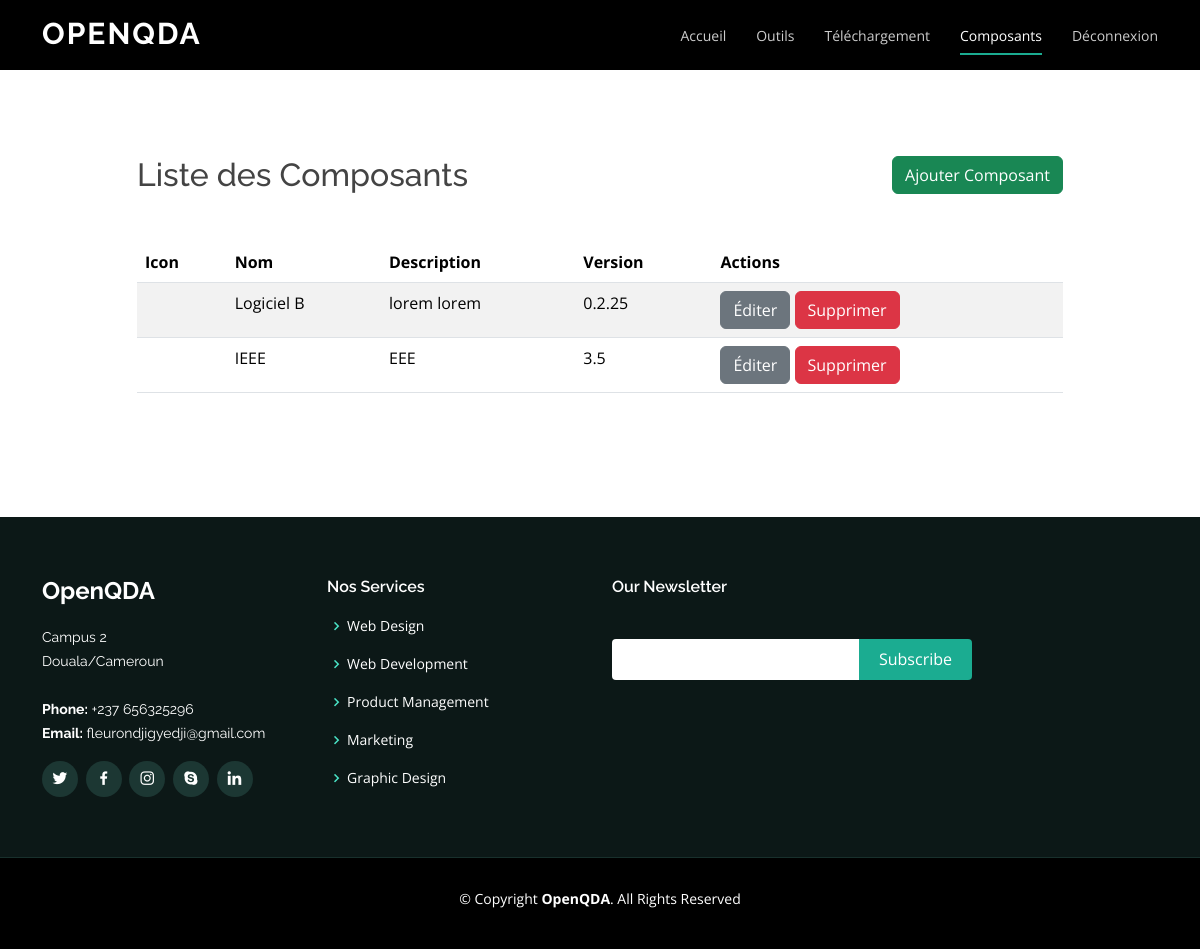
/composants_list (signed in), run on the app's committed database.
### schema2.py (models this page shows)
class Composant(db.Model):
    __tablename__ = 'composants'
    id = db.Column(db.Integer, primary_key=True)
    icon = db.Column(db.String, nullable=False)
    nom = db.Column(db.String, nullable=False)
    desc = db.Column(db.Text, nullable=False)
    type = db.Column(db.String, nullable=True)
    version = db.Column(db.String, nullable=False)
    payant = db.Column(db.Boolean, nullable=False)
    prix = db.Column(db.Integer, nullable=True)
    created_at = db.Column(db.DateTime(timezone=True),
                           server_default=func.now())
    chemin_setup = db.Column(db.String, nullable=True)
    utilisateurs = db.relationship('Utilisateur', secondary=avis_table, backref=db.backref('composants_avis', lazy='dynamic'))
    id_utilisateur = db.Column(db.Integer, db.ForeignKey('utilisateurs.id'))
    auteur = db.relationship('Utilisateur', backref=db.backref('composants'), lazy=True)

### routes2.py (the view)
@app.route('/composants_list')
@login_required
def composants_list():
    if 'D' != current_user.type:
        return redirect(url_for('outils'))
    composants = sch.Composant.query.filter_by(id_utilisateur=current_user.id).all()
    return render_template('composants_list.html', composants=composants)

### config2.py (called while the page is built)
@login_manager.user_loader
def load_user(user_id):
    return Utilisateur.query.get(int(user_id))

### routes2.py (called while the page is built)
@app.teardown_request
def shutdown_session(exception=None):
    db.session.remove()

### templates/composants_list.html (shortened to what this page needs)
<!DOCTYPE html>
<html lang="en">
<head>
  <link href="{{ url_for('static', filename='vendor/aos/aos.css') }}" rel="stylesheet">
  <link href="{{ url_for('static', filename='vendor/bootstrap/css/bootstrap.min.css') }}" rel="stylesheet">
  <link href="{{ url_for('static', filename='vendor/bootstrap-icons/bootstrap-icons.css') }}" rel="stylesheet">
  <link href="{{ url_for('static', filename='vendor/boxicons/css/boxicons.min.css') }}" rel="stylesheet">
  <link href="{{ url_for('static', filename='vendor/glightbox/css/glightbox.min.css') }}" rel="stylesheet">
  <link href="{{ url_for('static', filename='vendor/swiper/swiper-bundle.min.css') }}" rel="stylesheet">
  <link href="{{ url_for('static', filename='css/style.css') }}" rel="stylesheet">
</head>
<body>
  <header id="header" class="fixed-top d-flex align-items-center">
    <div class="container d-flex justify-content-between">
      <div class="logo">
        <h1><a href="{{ url_for('temp', page='index') }}">OpenQDA</a></h1>
      </div>
      {% include 'nav.html' %}
    </div>
  </header>
  <main id="main">
<section id="contact" class="contact">
    <div class=" mt-5 container">
        <div class="row mt-5 mb-5 justify-content-center " data-aos="fade-up">
          <div class="mt-5 col-lg-10">
            <a href="{{ url_for('composants_ajouter') }}" class="btn btn-success mb-5 float-end">Ajouter Composant</a>
            <h2>Liste des Composants</h2>
            <div class="mt-5 table-responsive">
              <table class="table table-striped">
                <thead>
                  <tr>
                    <th>Icon</th>
                    <th>Nom</th>
                    <th>Description</th>
                    <th>Version</th>
                    <th>Actions</th>
                  </tr>
                </thead>
                <tbody>
                  {% for composant in composants %}
                  <tr>
                    <td><i class="{{ composant.icon }}"></i></td>
                    <td>{{ composant.nom }}</td>
                    <td>{{ composant.desc }}</td>
                    <td>{{ composant.version }}</td>
                    <td>
                      <a href="{{ url_for('editer_composant', id=composant.id) }}" class="btn btn-secondary">Éditer</a>
                      <button type="button" class="btn btn-danger" data-bs-toggle="modal" data-bs-target="#confirmDelete{{ composant.id }}">
                        Supprimer
                      </button>
                    </td>
                  </tr>
                  {% endfor %}
                </tbody>
              </table>
            </div>
          </div>
        </div>
      </div>
</section>
  </main>
  <footer id="footer">
    <div class="footer-top">
      <div class="container">
        <div class="row">
          <div class="col-lg-3 col-md-6">
            <div class="footer-info">
              <h3>OpenQDA</h3>
              <p>
                Campus 2 <br>
                Douala/Cameroun<br><br>
                <strong>Phone:</strong> +237 656325296<br>
                <strong>Email:</strong> fleurondjigyedji@gmail.com<br>
              </p>
              <div class="social-links mt-3">
                <a href="#" class="twitter"><i class="bx bxl-twitter"></i></a>
                <a href="#" class="facebook"><i class="bx bxl-facebook"></i></a>
                <a href="#" class="instagram"><i class="bx bxl-instagram"></i></a>
                <a href="#" class="google-plus"><i class="bx bxl-skype"></i></a>
                <a href="#" class="linkedin"><i class="bx bxl-linkedin"></i></a>
              </div>
            </div>
          </div>
          <div class="col-lg-3 col-md-6 footer-links">
            <h4>Nos Services</h4>
            <ul>
              <li><i class="bx bx-chevron-right"></i> <a href="#">Web Design</a></li>
              <li><i class="bx bx-chevron-right"></i> <a href="#">Web Development</a></li>
              <li><i class="bx bx-chevron-right"></i> <a href="#">Product Management</a></li>
              <li><i class="bx bx-chevron-right"></i> <a href="#">Marketing</a></li>
              <li><i class="bx bx-chevron-right"></i> <a href="#">Graphic Design</a></li>
            </ul>
          </div>
          <div class="col-lg-4 col-md-6 footer-newsletter">
            <h4>Our Newsletter</h4>
            <form action="" method="post">
              <input type="email" name="email"><input type="submit" value="Subscribe">
            </form>
          </div>
        </div>
      </div>
    </div>
    <div class="container">
      <div class="copyright">
        &copy; Copyright <strong><span>OpenQDA</span></strong>. All Rights Reserved
      </div>
      <div class="credits">
      </div>
    </div>
  </footer>
</body>
</html>

### static/css/style.css (style rules this page uses)
body { font-family: "Open Sans", sans-serif; color: #444444; }
a { color: #1bac91; text-decoration: none; }
h1, h2, h3, h4, h5, h6 { font-family: "Raleway", sans-serif; }
#header { height: 70px; transition: all 0.5s; z-index: 997; background: #000; }
#header .logo h1 { font-size: 30px; margin: 0; padding: 6px 0; line-height: 1; font-weight: 700; letter-spacing: 2px; text-transform: uppercase; }
#header .logo h1 a, #header .logo h1 a:hover { color: #fff; text-decoration: none; }
section { padding: 60px 0; overflow: hidden; }
#footer { background: black; padding: 0 0 30px 0; color: #fff; font-size: 14px; }
#footer .footer-top { background: #0c1817; border-bottom: 1px solid #18302c; padding: 60px 0 30px 0; }
#footer .footer-top .footer-info { margin-bottom: 30px; }
#footer .footer-top .footer-info h3 { font-size: 24px; margin: 0 0 20px 0; padding: 2px 0 2px 0; line-height: 1; font-weight: 700; }
#footer .footer-top .footer-info p { font-size: 14px; line-height: 24px; margin-bottom: 0; font-family: "Raleway", sans-serif; color: #fff; }
#footer .footer-top .social-links a { font-size: 18px; display: inline-block; background: #1c3733; color: #fff; line-height: 1; padding: 8px 0; margin-right: 4px; border-radius: 50%; text-align: center; width: 36px; height: 36px; transition: 0.3s; }
#footer .footer-top h4 { font-size: 16px; font-weight: 600; color: #fff; position: relative; padding-bottom: 12px; }
#footer .footer-top .footer-links { margin-bottom: 30px; }
#footer .footer-top .footer-links ul { list-style: none; padding: 0; margin: 0; }
#footer .footer-top .footer-links ul i { padding-right: 2px; color: #4ae3c6; font-size: 18px; line-height: 1; }
#footer .footer-top .footer-links ul li { padding: 10px 0; display: flex; align-items: center; }
#footer .footer-top .footer-links ul li:first-child { padding-top: 0; }
#footer .footer-top .footer-links ul a { color: #fff; transition: 0.3s; display: inline-block; line-height: 1; }
#footer .footer-top .footer-newsletter form { margin-top: 30px; background: #fff; padding: 6px 10px; position: relative; border-radius: 4px 0 0 4px; }
#footer .footer-top .footer-newsletter form input[type=email] { border: 0; padding: 4px; width: calc(100% - 110px); }
#footer .footer-top .footer-newsletter form input[type=submit] { position: absolute; top: 0; right: -4px; bottom: 0; border: 0; background: none; font-size: 16px; padding: 0 20px; background: #1bac91; color: #fff; transition: 0.3s; border-radius: 0 4px 4px 0; }
#footer .copyright { text-align: center; padding-top: 30px; }
#footer .credits { padding-top: 10px; text-align: center; font-size: 13px; color: #fff; }

### data on the page
Composant: nom "Logiciel B", desc "lorem lorem", version "0.2.25"
Composant: nom "IEEE", desc "EEE", version "3.5"
